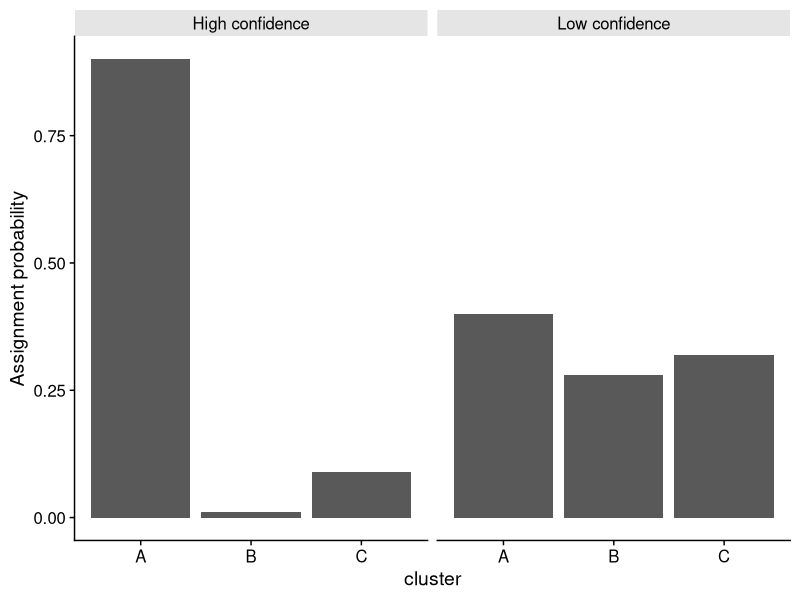
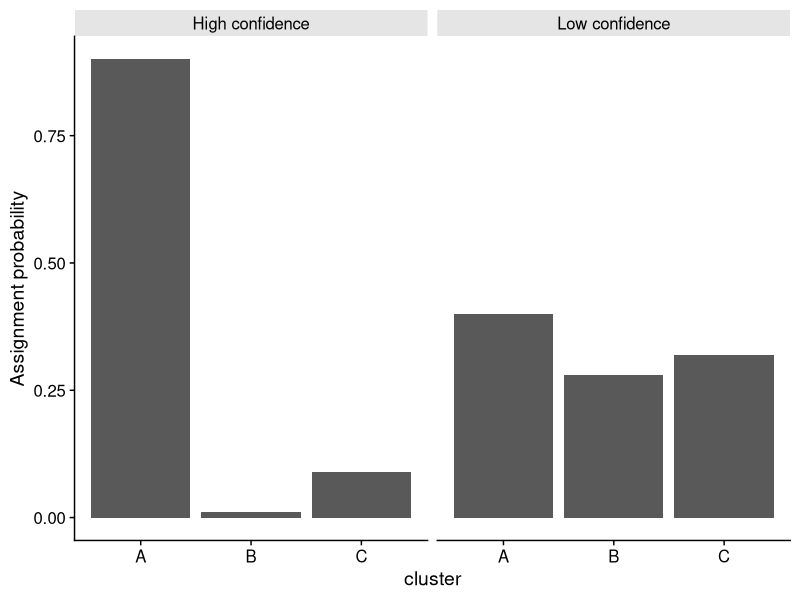

The R script that drew these images, in order:

library(tidyverse)
library(cowplot)

df <- tribble(
  ~ scenario, ~cluster, ~p,
  "High confidence", "A", 0.9,
  "High confidence", "B", 0.01,
  "High confidence", "C", 0.09,
  "Low confidence", "A", 0.4,
  "Low confidence", "B", 0.28,
  "Low confidence", "C", 0.32
)

ggplot(df, aes(x = cluster, y = p)) +
  geom_bar(stat='identity') +
  facet_wrap(~ scenario) +
  theme_cowplot() +
  labs(y = "Assignment probability") +
  theme(strip.background = element_rect(fill = 'grey90'))

ggsave("unsupervised-learning-figs/cluster_assignment_probability.png", width=6, height=3)
